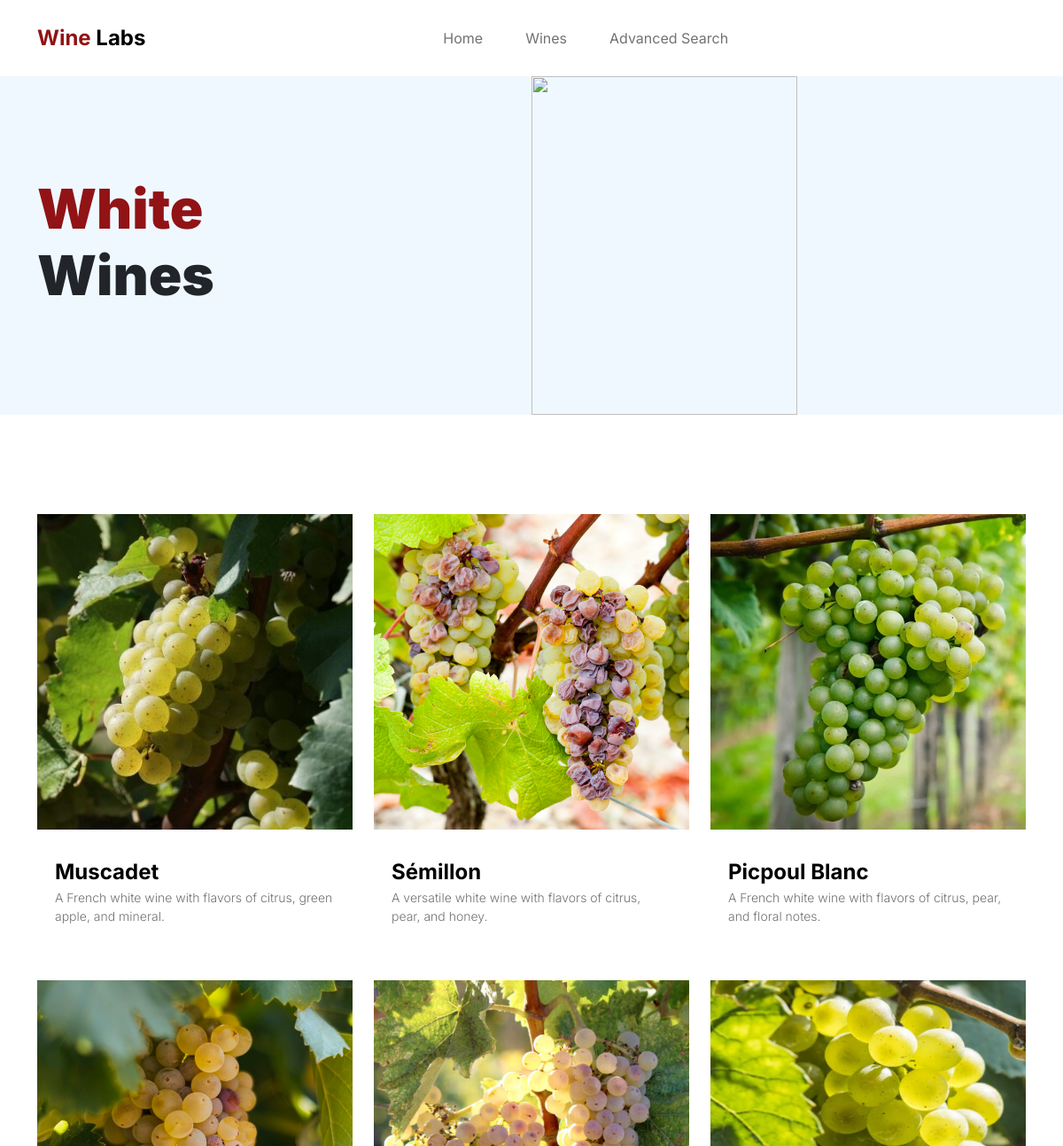
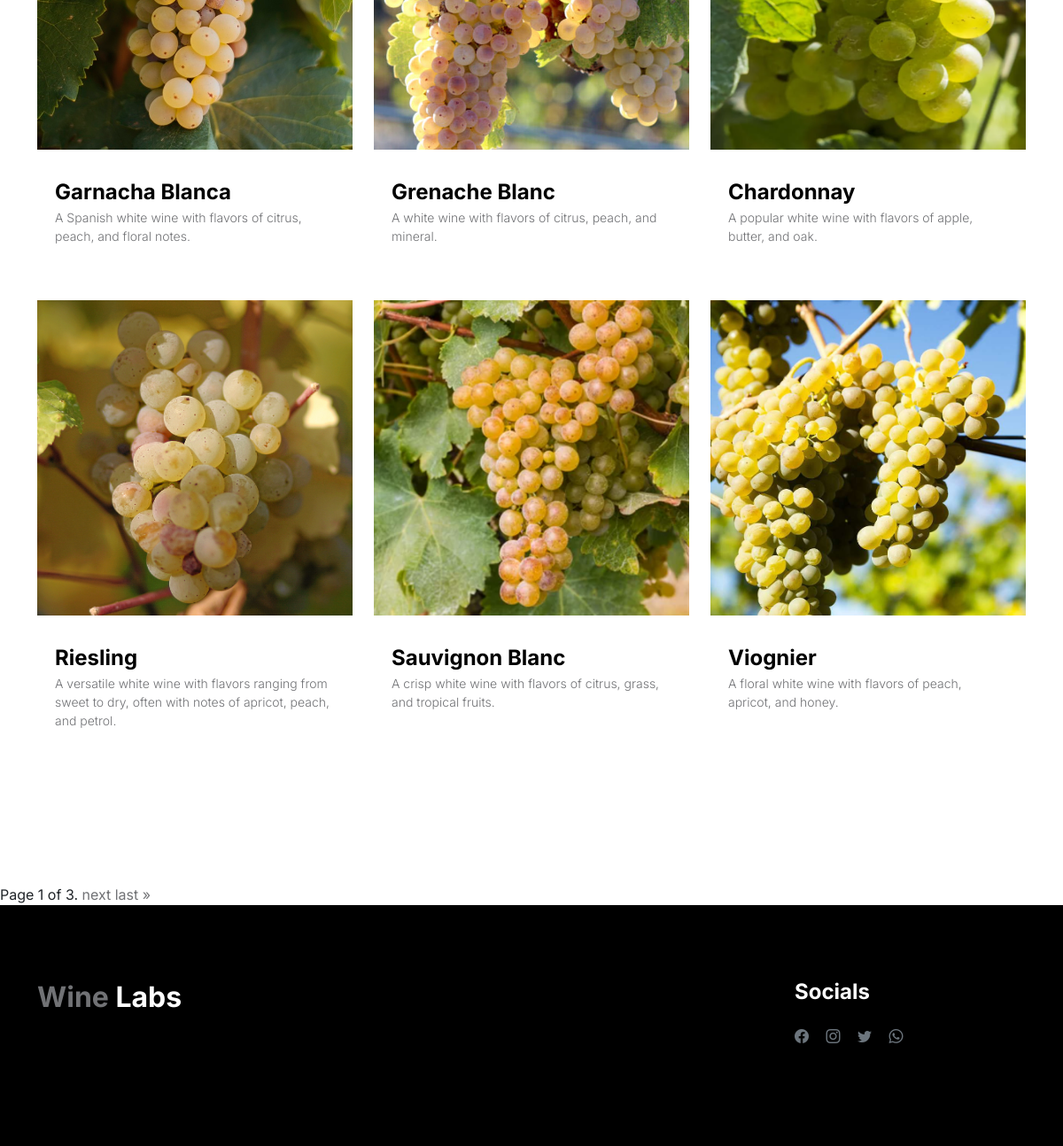
The page /white-wines/ on the database its author committed (2 pictures, top to bottom).
### WineLabsApp/models.py (models this page shows, shortened)
class Wine(models.Model):
    name = models.CharField(max_length=100)
    type = models.CharField(max_length=50)
    description = models.TextField()
    image = models.ImageField(upload_to='images/wines/')
    keywords = models.CharField(max_length=255, blank=True)

### WineLabsApp/views.py (the view)
# urls.py: path('white-wines/', views.wines_page_white, name='white-wines'),
def wines_page_white(request):
    white_wines_list = Wine.objects.filter(type='White')
    paginator = Paginator(white_wines_list, 9)
    page_number = request.GET.get('page')
    page_obj = paginator.get_page(page_number)
    return render(request, 'white-wines.html', {'page_obj': page_obj})

### WineLabsApp/templates/white-wines.html (shortened to what this page needs)
{% load static %}
<!doctype html>
<html lang="en">
    <head>
        <link href="{% static 'css/bootstrap.min.css' %}" rel="stylesheet">
        <link href="{% static 'css/bootstrap-icons.css' %}" rel="stylesheet">
        <link rel="stylesheet" href="{% static 'css/slick.css' %}"/>
        <link href="{% static 'css/general.css' %}" rel="stylesheet">
    </head>
    <body>
        <main>
            <nav class="navbar navbar-expand-lg">
                <div class="container">
                    <a class="navbar-brand" href="{% url 'index' %}">
                        <strong><span>Wine</span> Labs</strong>
                    </a>
                    <div class="collapse navbar-collapse" id="navbarNav">
                        <ul class="navbar-nav mx-auto">
                            <li class="nav-item">
                                <a class="nav-link {% if request.path == '/' %} active{% endif %}" href="{% url 'index' %}">Home</a>
                            </li>
                            <li class="nav-item">
                                <a class="nav-link {% if request.path == '/wines/' %}active{% endif %}" href="{% url 'wines' %}">Wines</a>
                            </li>
                            <li class="nav-item">
                                <a class="nav-link {% if request.path == '/test/' %}active{% endif %}" href="{% url 'test' %}">Advanced Search</a>
                            </li>
                        </ul>
                    </div>
                </div>
            </nav>
            <header class="site-header section-padding d-flex justify-content-center align-items-center">
                <div class="container">
                    <div class="row">
                        <div class="col-lg-10 col-12">
                            <h1>
                                <span class="d-block text-primary">White</span>
                                <span class="d-block text-dark">Wines</span>
                            </h1>
                        </div>
                    </div>
                </div>
                <img src="{% static 'images/header/wines.jpg' %}" class="header-image img-fluid" alt="">
            </header>
            <section class="products section-padding">
                <div class="container">
                    <div class="row">
                        {% for wine in page_obj %}
                        <div class="col-lg-4 col-12 mb-3">
                            <div class="product-thumb">
                                <a href="product-detail.html">
                                    <img src="{{ MEDIA_URL }}{{ wine.image.url }}" class="img-fluid product-image" alt="">
                                </a>
                                <div class="product-info d-flex">
                                    <div>
                                        <h5 class="product-title mb-0">
                                            <a href="product-detail.html" class="product-title-link">{{ wine.name }}</a>
                                        </h5>
                                    <p class="product-p">{{ wine.description }}</p>
                                </div>
                            </div>
                        </div>
                    </div>
                    {% endfor %}
                </div>
            </div>
        </section>
        <div class="pagination">
            <span class="step-links">
                <span class="current">
                    Page {{ page_obj.number }} of {{ page_obj.paginator.num_pages }}.
                </span>
                {% if page_obj.has_next %}
                    <a href="?page={{ page_obj.next_page_number }}">next</a>
                    <a href="?page={{ page_obj.paginator.num_pages }}">last &raquo;</a>
                {% endif %}
            </span>
        </div>
        </main>
        <footer class="site-footer">
            <div class="container">
                <div class="row">
                    <div class="col-lg-3 col-10 me-auto mb-4">
                        <h4 class="text-white mb-3"><a href="index.html">Wine</a> Labs</h4>
                        <br>
                    </div>
                    <div class="col-lg-3 col-4">
                        <h5 class="text-white mb-3">Socials</h5>
                        <ul class="social-icon">
                            <li><a href="#" class="social-icon-link bi-facebook"></a></li>
                            <li><a href="#" class="social-icon-link bi-instagram"></a></li>
                            <li><a href="#" class="social-icon-link bi-twitter"></a></li>
                            <li><a href="#" class="social-icon-link bi-whatsapp"></a></li>
                        </ul>
                    </div>
                </div>
            </div>
        </footer>
    </body>
</html>

### WineLabsApp/static/css/general.css (style rules this page uses)
:root { --white-color: #FFFFFF; --primary-color: #911315; --section-bg-color: #f0f8ff; --dark-color: #000000; --grey-color: #d0d1d1; --p-color: #717275; --body-font-family: 'Inter', sans-serif; --h5-font-size: 24px; --p-font-size: 20px; --copyright-text-font-size: 16px; --product-link-font-size: 14px; --custom-link-font-size: 12px; --font-weight-thin: 100; --font-weight-light: 300; --font-weight-normal: 400; --font-weight-bold: 700; --font-weight-black: 900; }
body, html { height: 100%; }
html { scroll-behavior: smooth }
body { background: var(--white-color); font-family: var(--body-font-family); position: relative; }
h2, h3, h4, h5, h6 { color: var(--dark-color); line-height: inherit; }
h1, h2, h3, h4, h5, h6 { font-weight: var(--font-weight-bold); }
h1, h2 { font-weight: var(--font-weight-black); }
h1 { font-size: 64px; line-height: normal; }
h4 { font-size: 32px; }
h5 { font-size: 24px; }
p { color: var(--p-color); font-size: var(--p-font-size); font-weight: var(--font-weight-light); }
a, button { touch-action: manipulation; transition: all 0.3s; }
a { color: var(--p-color); text-decoration: none; }
.text-primary { color: var(--primary-color) !important; }
b, strong { font-weight: var(--font-weight-bold); }
.navbar { background: var(--white-color); position: fixed; top: 0; right: 0; left: 0; padding: 25px 0; z-index: 2; will-change: transform; transition: transform 300ms linear; }
.navbar span, h2 span, h4 span { color: var(--primary-color); }
.navbar-brand { color: var(--dark-color); font-size: 24px; font-weight: var(--font-weight-light); margin: 0; padding: 0; }
.navbar-expand-lg .navbar-nav .nav-link { display: inline-block; padding: 0; margin-right: 1.5rem; margin-left: 1.5rem; }
.nav-link { color: var(--p-color); font-size: 16px; position: relative; }
.navbar .nav-link::after { position: absolute; top: 100%; left: 0; width: 100%; height: 2px; background: var(--grey-color); content: ''; opacity: 0; -webkit-transition: opacity 0.3s, -webkit-transform 0.3s; -moz-transition: opacity 0.3s, -moz-transform 0.3s; transition: opacity 0.3s, transform 0.3s; -webkit-transform: translateY(10px); -moz-transform: translateY(10px); transform: translateY(10px); }
.site-header { background-color: var(--section-bg-color); position: relative; overflow: hidden; margin-top: 86px; }
.site-header.section-padding { padding-top: 7rem; padding-bottom: 7rem; }
.header-image { position: absolute; top: 0; right: 0; width: 50%; height: 100%; object-fit: cover; }
section { content-visibility: auto; contain-intrinsic-size: 700px; }
.section-padding { padding-top: 7rem; padding-bottom: 7rem; }
.product-thumb { background: var(--white-color); position: relative; transition: all 0.5s ease-out; }
.product-image { transition: all 0.5s ease-out; }
.product-info { padding: 30px 20px; }
.product-title-link { color: var(--dark-color); }
.product-p { font-size: var(--product-link-font-size); }
.site-footer { background: var(--dark-color); padding-top: 5rem; padding-bottom: 5rem; }
.site-footer .social-icon-link { margin-top: 4px; }
.social-icon { margin: 0; padding: 0; }
.social-icon li { list-style: none; display: inline-block; vertical-align: top; }
.social-icon-link { color: #6c757d; font-size: 1rem; display: inline-block; vertical-align: top; margin-bottom: 4px; margin-right: 15px; }
@media screen and (max-width: 1200px) { h1 { font-size: 62px; } }

### rows shown on the page
Wine: image (picture), name "Muscadet", description "A French white wine with flavors of citrus, green apple, and mineral."
Wine: image (picture), name "Sémillon", description "A versatile white wine with flavors of citrus, pear, and honey."
Wine: image (picture), name "Picpoul Blanc", description "A French white wine with flavors of citrus, pear, and floral notes."
Wine: image (picture), name "Garnacha Blanca", description "A Spanish white wine with flavors of citrus, peach, and floral notes."
Wine: image (picture), name "Grenache Blanc", description "A white wine with flavors of citrus, peach, and mineral."
Wine: image (picture), name "Chardonnay", description "A popular white wine with flavors of apple, butter, and oak."
Wine: image (picture), name "Riesling", description "A versatile white wine with flavors ranging from sweet to dry, often with notes of apricot, peach, and petrol."
Wine: image (picture), name "Sauvignon Blanc", description "A crisp white wine with flavors of citrus, grass, and tropical fruits."
Wine: image (picture), name "Viognier", description "A floral white wine with flavors of peach, apricot, and honey."

### other values the page prints
{{ page_obj.number }} "1"
{{ page_obj.paginator.num_pages }} "3"
